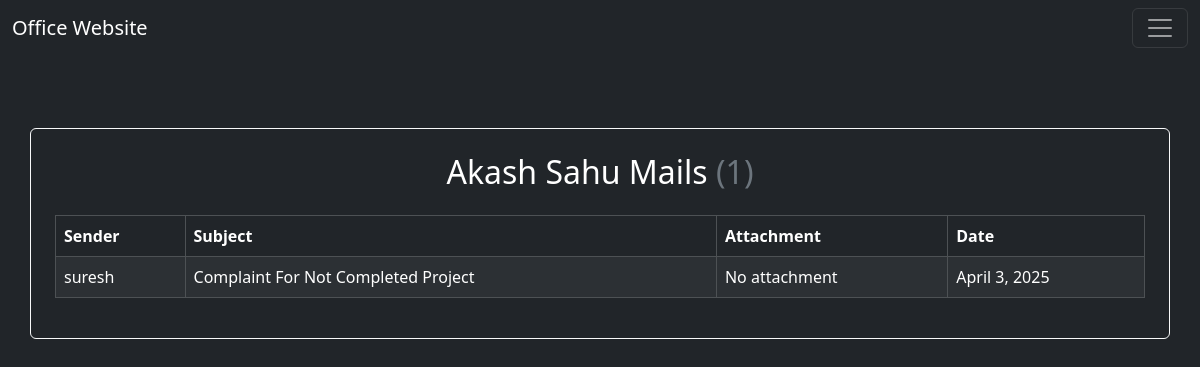
The page /mail/ (signed in) on the database as committed earlier.
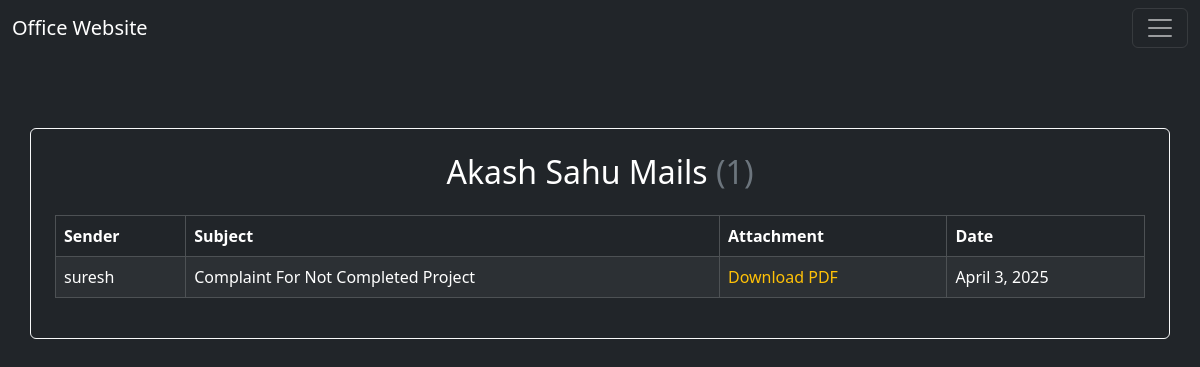
The same page on the database as committed later.
### home/models.py (models this page shows, shortened)
class Mail(models.Model):
    names = models.ForeignKey(User, on_delete=models.CASCADE)
    user_name = models.CharField(max_length=500)
    subject = models.CharField(max_length=1000)
    text = models.CharField(max_length=5000)
    files = models.FileField(upload_to='pdf/', blank=True, null=True)
    text_time = models.DateField(default=timezone.now)

### home/views.py (the view)
# urls.py: path('mail/', views.mailPageFunction, name='mail'),
def mailPageFunction(request):
    user_data = User.objects.get(username = request.user.username)
    mails = Mail.objects.filter(names = request.user.id)
    count_mail = mails.count()
    first = user_data.first_name + ' ' + user_data.last_name
    context = {
        'check' : 1,
        'u_name' : first,
        'mail' : mails,
        'ct_mail' : count_mail,
    }
    return render(request, 'mail.html', context)

### templates/mail.html (shortened to what this page needs)
{% extends 'base.html' %}
{% block body %}
<div class="container mt-5 border border-light rounded p-4 bg-dark text-white" style="position: relative; top: 10vh;">
    <h2 class="text-center mb-4">{{ u_name }} Mails <span class="text-secondary">({{ ct_mail }})</span></h2>
    <table class="table table-bordered table-striped table-dark">
        <thead class="thead-light">
            <tr>
                {% if check == 1 %}
                    <th>Sender</th>
                {% elif check == 2 %}
                    <th>Reciver</th>
                {% endif %}
                <th>Subject</th>
                <th>Attachment</th>
                <th>Date</th>
            </tr>
        </thead>
        <tbody>
            {% if mail %}
                {% for i in mail %}
                    <tr>
                        {% if check == 1 %}
                            <td>{{ i.user_name }}</td>
                        {% elif check == 2 %}
                            <td>{{ i.names }}</td>
                        {% endif %}
                        <td><a class="a-none" href="{% url 'MailOpen' i.id check %}">{{ i.subject }}</a></td>
                        <td>
                            {% if i.files %}
                                <a href="/media/{{ i.files }}" target="_blank" class="text-warning text-decoration-none ">Download PDF</a>
                            {% else %}
                                No attachment
                            {% endif %}
                        </td>
                        <td>{{ i.text_time }}</td>
                    </tr>
                {% endfor %}
            {% else %}
                <tr>
                    <td colspan="4" class="text-center text-warning">No mails available yet.</td>
                </tr>
            {% endif %}
        </tbody>
    </table>
</div>
{% endblock %}

Rows that differ between the two databases and show on the page:
changed Mail "suresh": files "No attachment" → "Download PDF"
